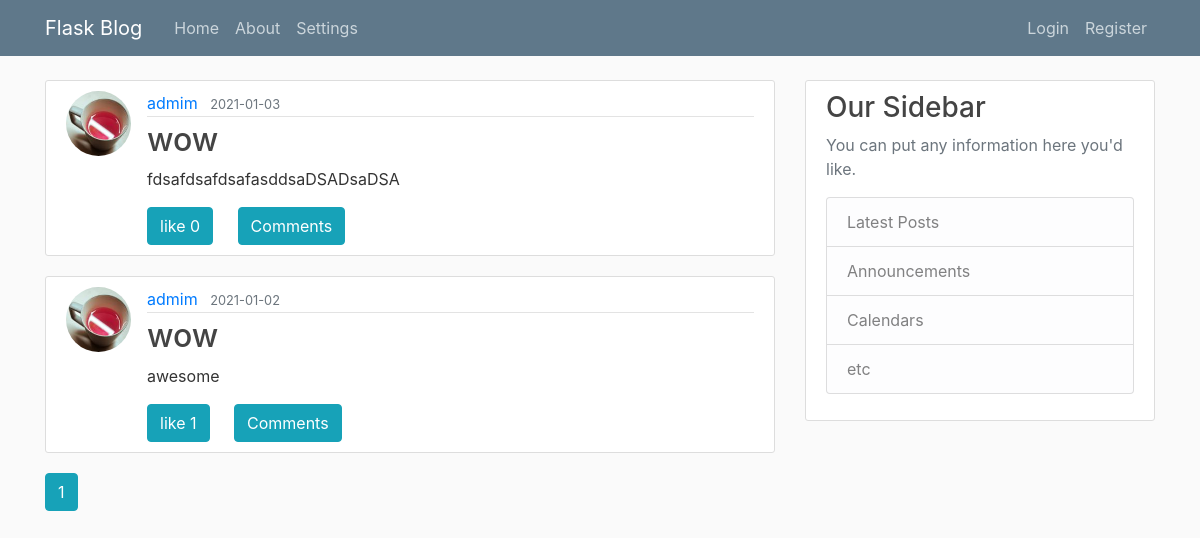
Page /home on the earlier database version.
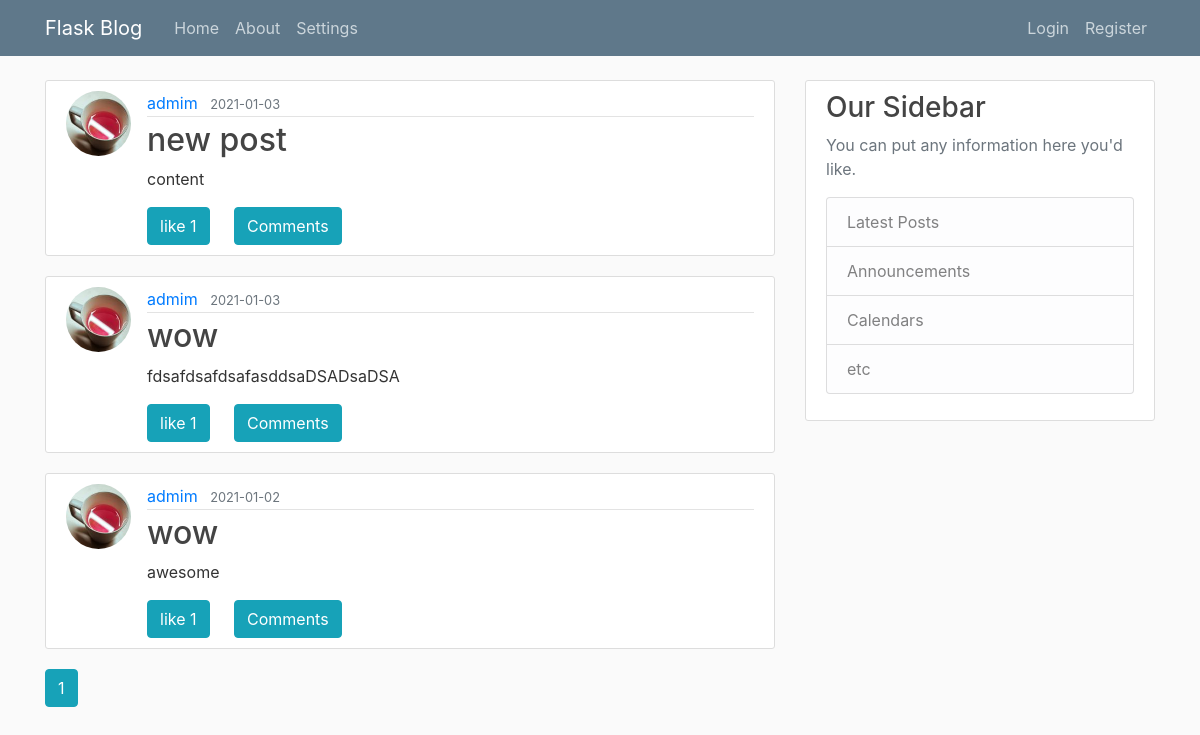
Same page on the later database version.
### flaskblog/models.py (models this page shows, shortened)
class Post(db.Model):
    id = db.Column(db.Integer, primary_key=True)
    title = db.Column(db.String(100), nullable=False)
    date_posted = db.Column(db.DateTime, nullable=False, default=datetime.now)
    content = db.Column(db.Text, nullable=False)
    user_id = db.Column(db.Integer, db.ForeignKey('user.id'), nullable=False)
    likes = db.Column(db.Integer, default = 0)

class User(db.Model, UserMixin):
    id = db.Column(db.Integer, primary_key=True)
    username = db.Column(db.String(20), unique=True, nullable=False)
    email = db.Column(db.String(120), unique=True, nullable=False)
    image_file = db.Column(db.String(20), nullable=False, default='default.jpg')
    password = db.Column(db.String(60), nullable=False)
    posts = db.relationship('Post', backref='author', lazy=True)
    comments = db.relationship('Comment', backref='author', lazy=True)

### flaskblog/main/routes.py (the view)
@main.route("/")
@main.route("/home")
def home():
    page = request.args.get('page', 1, type=int)
    posts = Post.query.order_by(Post.date_posted.desc()).paginate(page=page, per_page=5)
    return render_template('home.html', posts=posts, test=True)

### flaskblog/templates/home.html (shortened to what this page needs)
{% extends "layout.html" %}
{% block content %}
    {% for post in posts.items %}
        <article class="media content-section">
          <img class="rounded-circle article-img" src="{{ url_for('static', filename='profile_pics/' + post.author.image_file) }}">
          <div class="media-body article-body">
            <div class="article-metadata">
              <a class="mr-2" href="{{ url_for('users.user_posts', username=post.author.username) }}">{{ post.author.username }}</a>
              <small class="text-muted">{{ post.date_posted.strftime('%Y-%m-%d') }}</small>
            </div>
            <h2><a class="article-title" href="{{ url_for('posts.post', post_id=post.id) }}">{{ post.title }}</a></h2>
            <p class="article-content">{{ post.content }}</p>
            <div>
                <span class="btn btn-info like" ref="{{post.id}}">
                    like
                    <span id="like_count{{post.id}}" >{{post.likes}}</span>
                </span>
                <button type="button" class="btn btn-primary btn-info comment-btn" ref="{{post.id}}" data-toggle="modal" data-target="#modal{{post.id}}">
                    Comments
                </button>
            </div>
          </div>
        </article>
    {% endfor %}
    {% for page_num in posts.iter_pages(left_edge=1, right_edge=1, left_current=1, right_current=2) %}
      {% if page_num %}
        {% if posts.page == page_num %}
          <a class="btn btn-info mb-4" href="{{ url_for('main.home', page=page_num) }}">{{ page_num }}</a>
        {% else %}
          <a class="btn btn-outline-info mb-4" href="{{ url_for('main.home', page=page_num) }}">{{ page_num }}</a>
        {% endif %}
      {% else %}
        ...
      {% endif %}
    {% endfor %}
{% endblock content %}

### flaskblog/templates/layout.html (shortened to what this page needs)
<!DOCTYPE html>
<html>
<head>
    <link rel="stylesheet" type="text/css" href="{{ url_for('static', filename='bootstrap.css') }}">
    <link rel="stylesheet" type="text/css" href="{{ url_for('static', filename='main.css') }}">
    <link rel="stylesheet" type="text/css" href="{{ url_for('static', filename='bootoast.css') }}">
</head>
<body>
    <header class="site-header">
      <nav class="navbar navbar-expand-md navbar-dark bg-steel fixed-top">
        <div class="container">
          <a class="navbar-brand mr-4" href="/">Flask Blog</a>
          <div class="collapse navbar-collapse" id="navbarToggle">
            <div class="navbar-nav mr-auto">
              <a class="nav-item nav-link" href="{{ url_for('main.home') }}">Home</a>
              <a class="nav-item nav-link" href="{{ url_for('main.about') }}">About</a>
              <a class="nav-item nav-link" href="{{ url_for('main.settings') }}">Settings</a>
            </div>
            <div class="navbar-nav">
              {% if current_user.is_authenticated %}
                <a class="nav-item nav-link" href="{{url_for('users.user_posts', username=current_user.username)}}">
                    <img class="rounded-circle my-nav-img" src="{{ url_for('static',filename='profile_pics/' + current_user.image_file) }}">
                </a>
                <a class="nav-item nav-link" href="{{ url_for('posts.new_post') }}">New Post</a>
                <a class="nav-item nav-link" href="{{ url_for('users.account') }}">Account</a>
                <a class="nav-item nav-link" href="{{ url_for('users.logout') }}">Logout</a>
              {% else %}
                <a class="nav-item nav-link" href="{{ url_for('users.login') }}">Login</a>
                <a class="nav-item nav-link" href="{{ url_for('users.register') }}">Register</a>
              {% endif %}
            </div>
          </div>
        </div>
      </nav>
    </header>
    <main role="main" class="container">
      <div class="row">
        <div class="col-md-8">
          {% block content %}{% endblock %}
        </div>
        <div class="col-md-4">
          <div class="content-section">
            <h3>Our Sidebar</h3>
            <p class='text-muted'>You can put any information here you'd like.
              <ul class="list-group">
                <li class="list-group-item list-group-item-light">Latest Posts</li>
                <li class="list-group-item list-group-item-light">Announcements</li>
                <li class="list-group-item list-group-item-light">Calendars</li>
                <li class="list-group-item list-group-item-light">etc</li>
              </ul>
            </p>
          </div>
        </div>
      </div>
    </main>
</body>
</html>

### flaskblog/static/main.css (style rules this page uses)
body { background: #fafafa; color: #333333; margin-top: 5rem; }
h1, h2, h3, h4, h5, h6 { color: #444444; }
.bg-steel { background-color: #5f788a; }
.site-header .navbar-nav .nav-link { color: #cbd5db; }
.content-section { background: #ffffff; padding: 10px 20px; border: 1px solid #dddddd; border-radius: 3px; margin-bottom: 20px; }
.article-title { color: #444444; }
.article-body { width:100%; }
.article-content { width: 100%; word-wrap:break-word; white-space: pre-line; }
.article-img { height: 65px; width: 65px; margin-right: 16px; }
.article-metadata { padding-bottom: 1px; margin-bottom: 4px; border-bottom: 1px solid #e3e3e3 }
.like { margin-right: 20px; }

Differences in the rows shown:
added Post: image_file (picture), author.username "admim", date_posted "2021-01-03", title "new post", content "content", likes "1"
changed Post "fdsafdsafdsafasddsaDSADsaDSA": likes "0" → "1"
